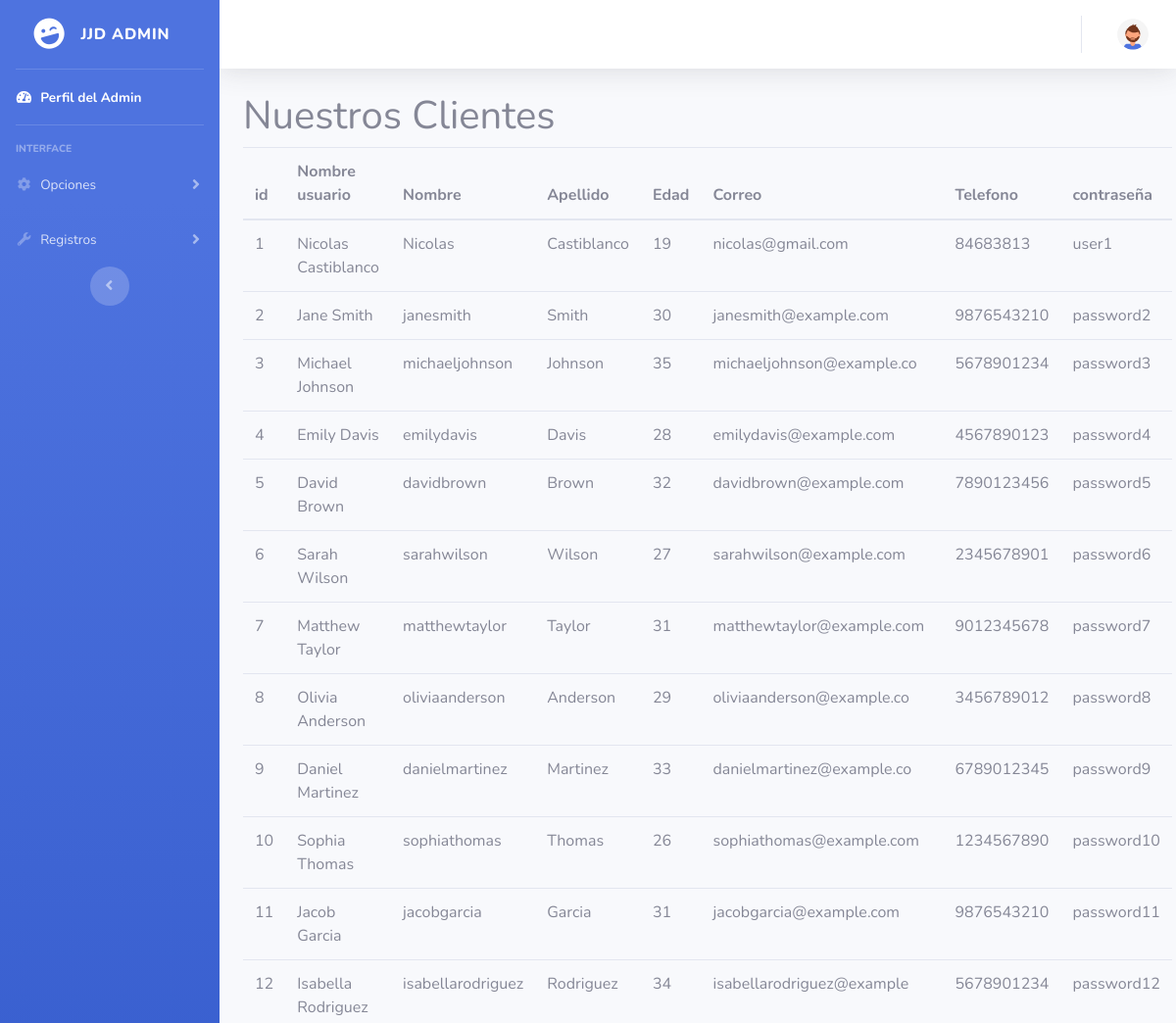
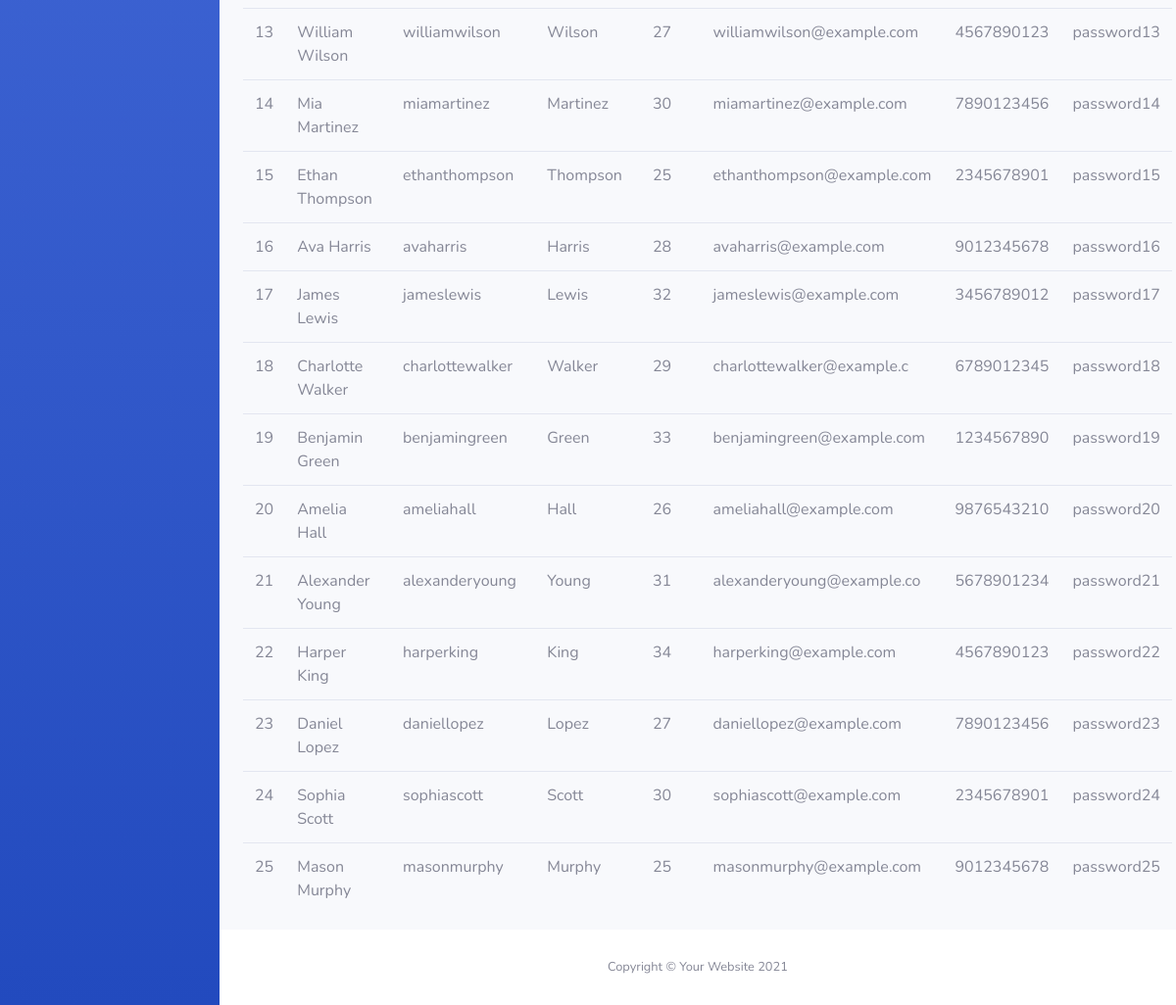
The app's page /Admin/Clientes.php (signed in) with its own data (2 pictures, top to bottom).
### tables this page shows
CREATE TABLE `usuarios` (
  `id` int(11) NOT NULL,
  `Nombre` varchar(35) NOT NULL,
  `nombre_usu` varchar(25) NOT NULL,
  `apellido_usu` varchar(25) NOT NULL,
  `edad` int(11) NOT NULL,
  `correo` varchar(25) NOT NULL,
  `Telefono` bigint(20) NOT NULL,
  `contraseña` varchar(200) NOT NULL
);

### Admin/Clientes.php (the view, shortened to what this page needs)
<?php require_once "vistas/parte_superior.php" ?>
  <div class="container">
    <h1>Nuestros Clientes</h1>
    <table class="table table-responsive-sm">
    <thead>
        <tr>
        <th scope="col">id</th>
        <th scope="col">Nombre usuario</th>
        <th scope="col">Nombre</th>
        <th scope="col">Apellido</th>
        <th scope="col">Edad</th>
        <th scope="col">Correo</th>
        <th scope="col">Telefono</th>
        <th scope="col">contraseña</th>
        </tr>
    </thead>
    <tbody>
    <?php
    $conexion = mysqli_connect("localhost","root","","jjd-food");
    $consulta = "SELECT * FROM `usuarios`";
    $resultado = mysqli_query($conexion, $consulta);
    while ($Rows = mysqli_fetch_array($resultado)) {
    echo "<tr>";
    echo "<td>$Rows[0]</td>";
    echo "<td>$Rows[1]</td>";
    echo "<td>$Rows[2]</td>";
    echo "<td>$Rows[3]</td>";
    echo "<td>$Rows[4]</td>";
    echo "<td>$Rows[5]</td>";
    echo "<td>$Rows[6]</td>";
    echo "<td>$Rows[7]</td>";
    echo "</tr>";
    }
      ?>
    </tbody>
    </table>
  </div>
<?php require_once "vistas/parte_inferior.php" ?>

### records on screen
usuarios: id "1", Nombre "Nicolas Castiblanco", nombre_usu "Nicolas", apellido_usu "Castiblanco", edad "19", correo "nicolas@gmail.com", Telefono "84683813", contraseña "user1"
usuarios: id "2", Nombre "Jane Smith", nombre_usu "janesmith", apellido_usu "Smith", edad "30", correo "janesmith@example.com", Telefono "9876543210", contraseña "password2"
usuarios: id "3", Nombre "Michael Johnson", nombre_usu "michaeljohnson", apellido_usu "Johnson", edad "35", correo "michaeljohnson@example.co", Telefono "5678901234", contraseña "password3"
usuarios: id "4", Nombre "Emily Davis", nombre_usu "emilydavis", apellido_usu "Davis", edad "28", correo "emilydavis@example.com", Telefono "4567890123", contraseña "password4"
usuarios: id "5", Nombre "David Brown", nombre_usu "davidbrown", apellido_usu "Brown", edad "32", correo "davidbrown@example.com", Telefono "7890123456", contraseña "password5"
usuarios: id "6", Nombre "Sarah Wilson", nombre_usu "sarahwilson", apellido_usu "Wilson", edad "27", correo "sarahwilson@example.com", Telefono "2345678901", contraseña "password6"
usuarios: id "7", Nombre "Matthew Taylor", nombre_usu "matthewtaylor", apellido_usu "Taylor", edad "31", correo "matthewtaylor@example.com", Telefono "9012345678", contraseña "password7"
usuarios: id "8", Nombre "Olivia Anderson", nombre_usu "oliviaanderson", apellido_usu "Anderson", edad "29", correo "oliviaanderson@example.co", Telefono "3456789012", contraseña "password8"
usuarios: id "9", Nombre "Daniel Martinez", nombre_usu "danielmartinez", apellido_usu "Martinez", edad "33", correo "danielmartinez@example.co", Telefono "6789012345", contraseña "password9"
usuarios: id "10", Nombre "Sophia Thomas", nombre_usu "sophiathomas", apellido_usu "Thomas", edad "26", correo "sophiathomas@example.com", Telefono "1234567890", contraseña "password10"
usuarios: id "11", Nombre "Jacob Garcia", nombre_usu "jacobgarcia", apellido_usu "Garcia", edad "31", correo "jacobgarcia@example.com", Telefono "9876543210", contraseña "password11"
usuarios: id "12", Nombre "Isabella Rodriguez", nombre_usu "isabellarodriguez", apellido_usu "Rodriguez", edad "34", correo "isabellarodriguez@example", Telefono "5678901234", contraseña "password12"
usuarios: id "13", Nombre "William Wilson", nombre_usu "williamwilson", apellido_usu "Wilson", edad "27", correo "williamwilson@example.com", Telefono "4567890123", contraseña "password13"
usuarios: id "14", Nombre "Mia Martinez", nombre_usu "miamartinez", apellido_usu "Martinez", edad "30", correo "miamartinez@example.com", Telefono "7890123456", contraseña "password14"
usuarios: id "15", Nombre "Ethan Thompson", nombre_usu "ethanthompson", apellido_usu "Thompson", edad "25", correo "ethanthompson@example.com", Telefono "2345678901", contraseña "password15"
usuarios: id "16", Nombre "Ava Harris", nombre_usu "avaharris", apellido_usu "Harris", edad "28", correo "avaharris@example.com", Telefono "9012345678", contraseña "password16"
usuarios: id "17", Nombre "James Lewis", nombre_usu "jameslewis", apellido_usu "Lewis", edad "32", correo "jameslewis@example.com", Telefono "3456789012", contraseña "password17"
usuarios: id "18", Nombre "Charlotte Walker", nombre_usu "charlottewalker", apellido_usu "Walker", edad "29", correo "charlottewalker@example.c", Telefono "6789012345", contraseña "password18"
usuarios: id "19", Nombre "Benjamin Green", nombre_usu "benjamingreen", apellido_usu "Green", edad "33", correo "benjamingreen@example.com", Telefono "1234567890", contraseña "password19"
usuarios: id "20", Nombre "Amelia Hall", nombre_usu "ameliahall", apellido_usu "Hall", edad "26", correo "ameliahall@example.com", Telefono "9876543210", contraseña "password20"
usuarios: id "21", Nombre "Alexander Young", nombre_usu "alexanderyoung", apellido_usu "Young", edad "31", correo "alexanderyoung@example.co", Telefono "5678901234", contraseña "password21"
usuarios: id "22", Nombre "Harper King", nombre_usu "harperking", apellido_usu "King", edad "34", correo "harperking@example.com", Telefono "4567890123", contraseña "password22"
usuarios: id "23", Nombre "Daniel Lopez", nombre_usu "daniellopez", apellido_usu "Lopez", edad "27", correo "daniellopez@example.com", Telefono "7890123456", contraseña "password23"
usuarios: id "24", Nombre "Sophia Scott", nombre_usu "sophiascott", apellido_usu "Scott", edad "30", correo "sophiascott@example.com", Telefono "2345678901", contraseña "password24"
usuarios: id "25", Nombre "Mason Murphy", nombre_usu "masonmurphy", apellido_usu "Murphy", edad "25", correo "masonmurphy@example.com", Telefono "9012345678", contraseña "password25"
